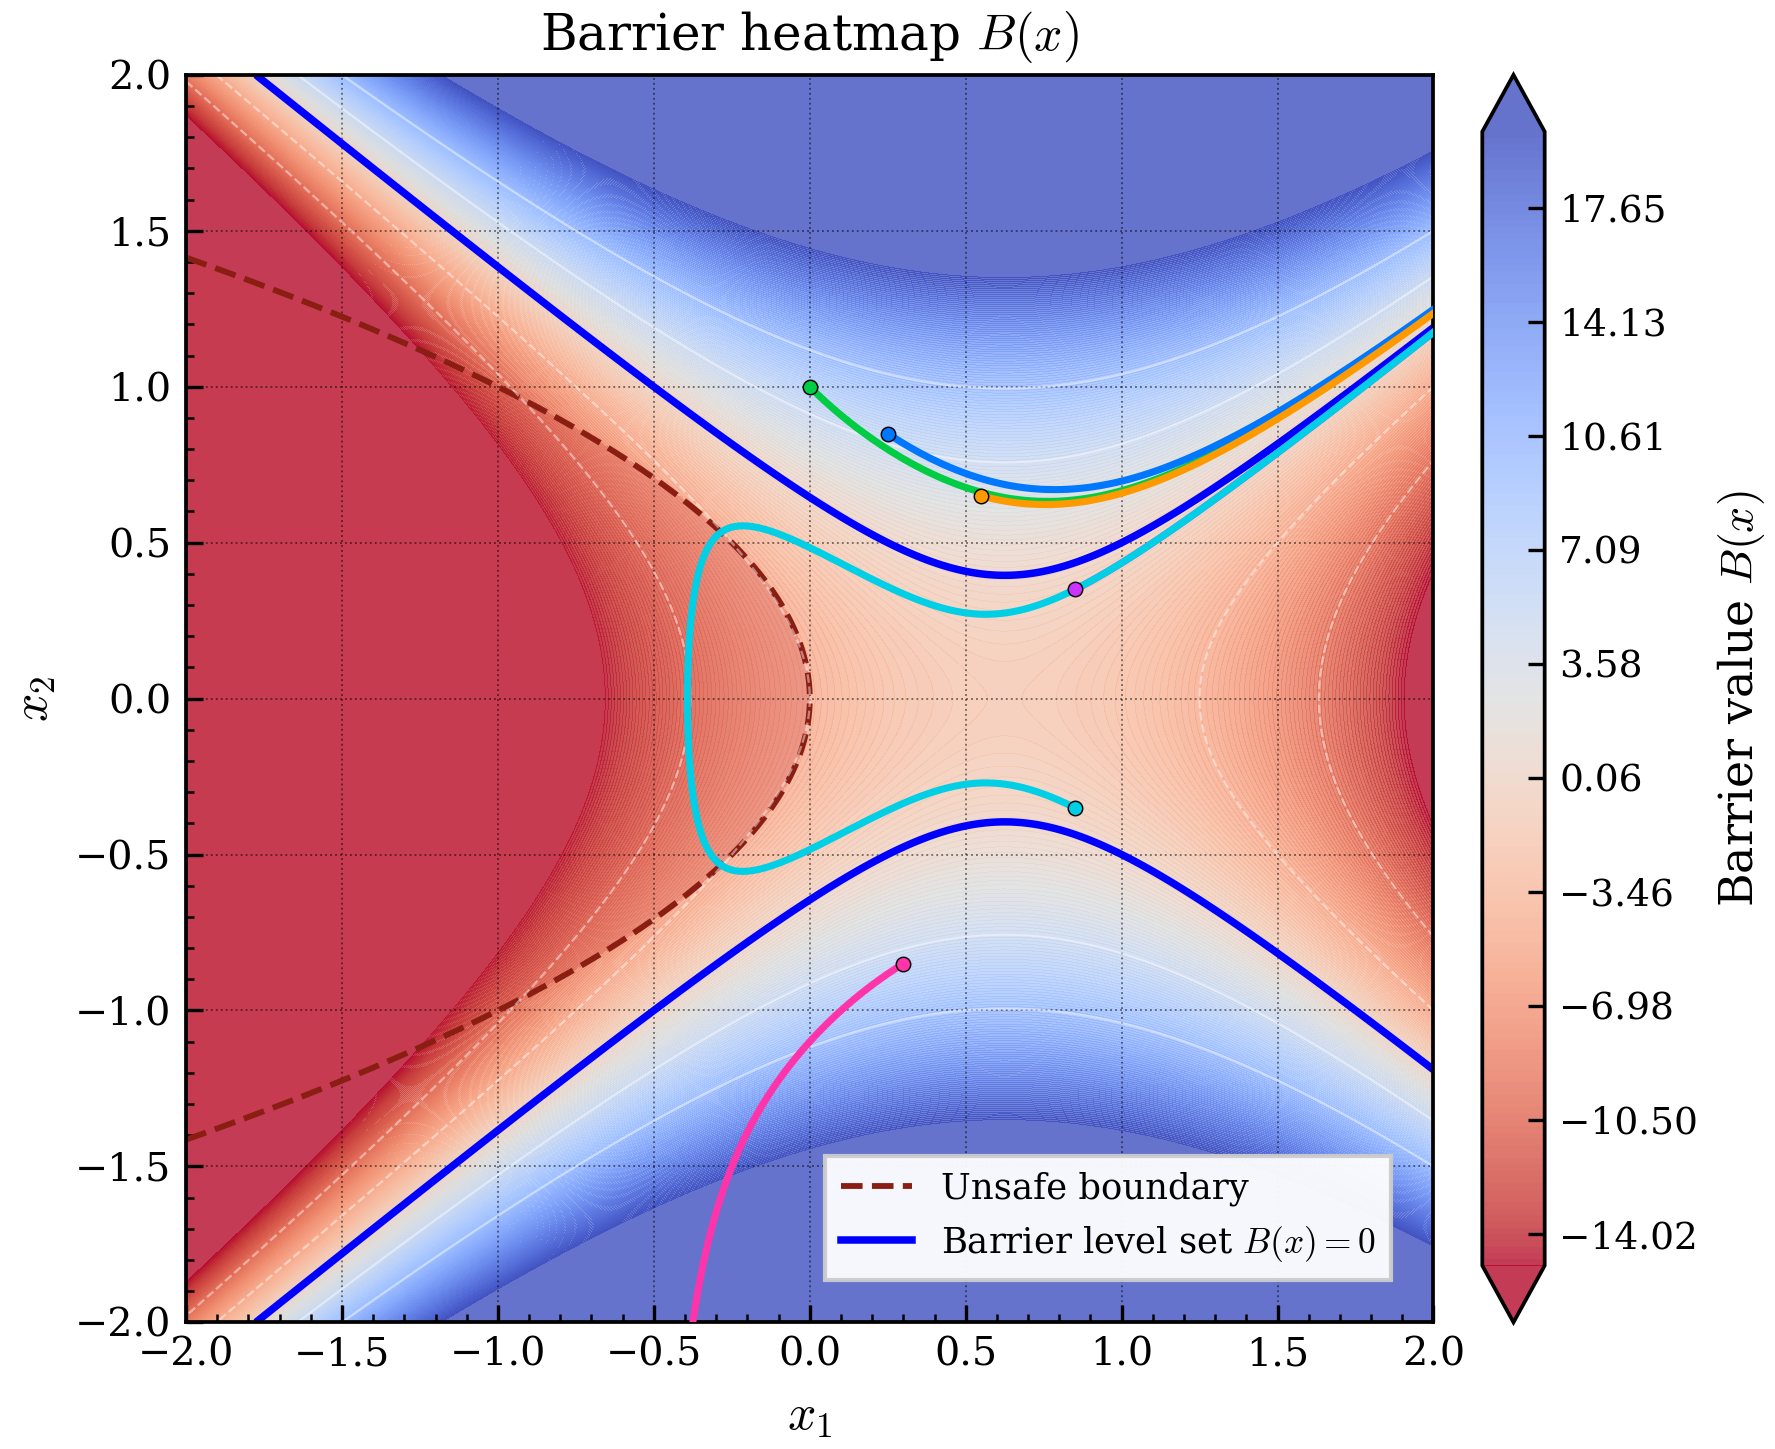

Generate this figure with Python:
import numpy as np
import matplotlib.pyplot as plt
from matplotlib.lines import Line2D
from matplotlib.patches import Patch

# ============================================================
# System and barrier
# ============================================================

def B(x1, x2):
    # Candidate barrier
    return -8.0 * x1**2 + 10.0 * x1 + 12.0 * x2**2 - 5.0

def f(x):
    x1, x2 = x
    dx1 = x2 + 2.0 * x1 * x2
    dx2 = -x1 - x2**2 + 2.0 * x1**2
    return np.array([dx1, dx2], dtype=float)

def unsafe_fun(x1, x2):
    # Unsafe set: x1 + x2^2 <= 0
    return x1 + x2**2


# ============================================================
# RK4 simulator
# ============================================================

def rk4_step(x, dt):
    k1 = f(x)
    k2 = f(x + 0.5 * dt * k1)
    k3 = f(x + 0.5 * dt * k2)
    k4 = f(x + dt * k3)
    return x + (dt / 6.0) * (k1 + 2*k2 + 2*k3 + k4)

def simulate(x0, dt=0.01, T=8.0, box=(-2, 2, -2, 2)):
    x = np.array(x0, dtype=float)
    traj = [x.copy()]
    steps = int(T / dt)
    xmin, xmax, ymin, ymax = box

    for _ in range(steps):
        x = rk4_step(x, dt)
        traj.append(x.copy())
        if not (xmin <= x[0] <= xmax and ymin <= x[1] <= ymax):
            break
    return np.array(traj)


# ============================================================
# Plot style: closer to a paper figure
# ============================================================

plt.rcParams.update({
    "font.family": "serif",
    "mathtext.fontset": "cm",
    "font.size": 10,
    "axes.labelsize": 12,
    "axes.titlesize": 12,
    "legend.fontsize": 8.5,
    "xtick.labelsize": 9.5,
    "ytick.labelsize": 9.5,
    "axes.linewidth": 0.9,
    "xtick.direction": "in",
    "ytick.direction": "in",
    "xtick.major.size": 4,
    "ytick.major.size": 4,
    "xtick.minor.size": 2,
    "ytick.minor.size": 2,
    "savefig.bbox": "tight",
    "savefig.pad_inches": 0.03,
})

# ============================================================
# Grid
# ============================================================

xmin, xmax, ymin, ymax = -2.0, 2.0, -2.0, 2.0
n = 700
x1 = np.linspace(xmin, xmax, n)
x2 = np.linspace(ymin, ymax, n)
X1, X2 = np.meshgrid(x1, x2)

ZB = B(X1, X2)
ZU = unsafe_fun(X1, X2)
unsafe_mask = (ZU <= 0.0)

# ============================================================
# Example trajectories
# You can change these points if you want different examples
# ============================================================

initial_points = [
    (0.00, 1.00),
    (0.25, 0.85),
    (0.55, 0.65),
    (0.85, 0.35),
    (0.85, -0.35),
    (0.30, -0.85),
]

trajectories = [simulate(p, dt=0.01, T=8.0) for p in initial_points]

traj_colors = [
    "#00cc44",  # vivid green
    "#0077ff",  # blue
    "#ff9900",  # orange
    "#cc33ff",  # purple
    "#00cfe6",  # cyan
    "#ff33aa",  # magenta
]

# ============================================================
# Single figure: heatmap + unsafe set + B=0 + trajectories
# ============================================================

fig, ax = plt.subplots(figsize=(7.0, 5.4), dpi=220)

# Heatmap
levels = np.linspace(-15, 20, 180)
cf = ax.contourf(
    X1, X2, ZB,
    levels=levels,
    cmap="coolwarm_r",
    alpha=0.78,
    extend="both"
)

# Unsafe region
ax.contourf(
    X1, X2, unsafe_mask.astype(float),
    levels=[0.5, 1.5],
    colors=["#cc3d3d"],
    alpha=0.28,
)

# Unsafe boundary: x1 + x2^2 = 0
ax.contour(
    X1, X2, ZU,
    levels=[0.0],
    colors="#8b1e13",
    linewidths=1.4,
    linestyles="--",
)

# Barrier zero level set: B = 0
ax.contour(
    X1, X2, ZB,
    levels=[0.0],
    colors="blue",
    linewidths=1.8,
)

# Optional faint extra contours for barrier shape
ax.contour(
    X1, X2, ZB,
    levels=[-10, -5, 5, 10],
    colors="white",
    linewidths=0.55,
    alpha=0.45,
)

# Plot trajectories
for traj, p, c in zip(trajectories, initial_points, traj_colors):
    ax.plot(traj[:, 0], traj[:, 1], color=c, lw=1.7, zorder=5)
    ax.scatter(
        [p[0]], [p[1]],
        s=12, color=c,
        edgecolors="black", linewidths=0.35,
        zorder=6
    )

# Axes setup
ax.set_xlim(xmin, xmax)
ax.set_ylim(ymin, ymax)
ax.set_aspect("equal", adjustable="box")
ax.set_xlabel(r"$x_1$")
ax.set_ylabel(r"$x_2$")
ax.set_title(r"Barrier heatmap $B(x)$", pad=6)

# Subtle grid like your second figure
ax.grid(True, linestyle=":", linewidth=0.45, alpha=0.5, color="k")
ax.minorticks_on()

# Legend
legend_handles = [
    Line2D([0], [0], color="#8b1e13", lw=1.4, ls="--",
           label=r"Unsafe boundary"),
    Line2D([0], [0], color="blue", lw=1.8,
           label=r"Barrier level set $B(x)=0$"),
]
ax.legend(
    handles=legend_handles,
    loc="lower right",
    bbox_to_anchor=(0.98, 0.02),  # 固定在坐标轴右下角（相对 axes 坐标）
    ncol=1,
    frameon=True,
    framealpha=0.95,
    fancybox=False,
    borderpad=0.45,
    columnspacing=1.0,
    handlelength=2.0
)

# Colorbar
cbar = fig.colorbar(cf, ax=ax, fraction=0.047, pad=0.03)
cbar.set_label(r"Barrier value $B(x)$", rotation=90, fontsize=11)
cbar.ax.tick_params(labelsize=9)

# Save
fig.savefig("darboux_barrier1_single_paper_style.png", dpi=300)
fig.savefig("darboux_barrier1_single_paper_style.pdf")
# 在无界面环境中避免阻塞
plt.close(fig)
